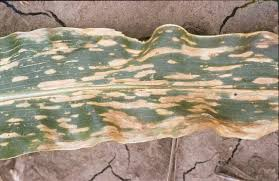
#> input picture test_samples/sample_corn_leaf.jfif, 279 x 181 px; its folder holds only this picture in this run
$ python -i train_all_plants_ml.py   (imports and definitions only)   (older library calls are emulated)
#> lines starting #> are read from the running program, lines starting #| are printed output that depends on the picture
import os
import sys

# [6 lines not run here, left out]

import time
import json
import random
import cv2
import numpy as np
import pandas as pd
import matplotlib.pyplot as plt
import seaborn as sns
import concurrent.futures

from skimage.feature import graycomatrix, graycoprops, local_binary_pattern
from sklearn.model_selection import train_test_split
from sklearn.preprocessing import StandardScaler, LabelEncoder
from sklearn.ensemble import RandomForestClassifier
from sklearn.metrics import classification_report, accuracy_score, f1_score, confusion_matrix
import joblib
import lightgbm as lgb

SEED = 42
os.environ["PYTHONHASHSEED"] = str(SEED)
# [6 lines not run here, left out]

# ==============================================================================
# 1. قراءة وفحص جميع فئات النباتات الـ 38
# ==============================================================================
data_dir = "raw/color"
# [1 line that did not run here, left out]
# [1 line not run here, left out]

class_distribution = {}
# [3 lines not run here, left out]

total_dataset_images = sum(class_distribution.values())
# [1 line not run here, left out]

# ==============================================================================
# 2. دوال استخراج السمات البصرية الفائقة
# ==============================================================================
def extract_single_image_features(image_path, target_size=(128, 128)):
#> called with image_path = 'test_samples/sample_corn_leaf.jfif', target_size = (128, 128)
    try:
        img = cv2.imread(image_path)
#> img is the input picture: shape (181, 279, 3); mean B, G, R 127, 145.6, 159.7
        if img is None:
            return None
        img = cv2.resize(img, target_size)
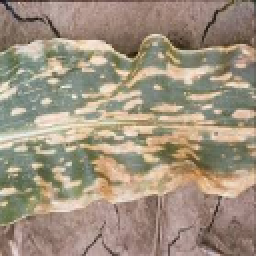
#> img: shape (128, 128, 3) (shown 2 times larger); mean B, G, R 126.7, 145.3, 159.4
        gray = cv2.cvtColor(img, cv2.COLOR_BGR2GRAY)
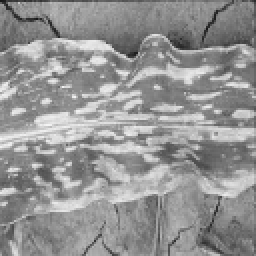
#> gray: shape (128, 128) (shown 2 times larger); min 22, max 245, mean 147.4

        # 1. ألوان HSV (الاصفرار والبقع)
        hsv = cv2.cvtColor(img, cv2.COLOR_BGR2HSV)
#> hsv: shape (128, 128, 3); mean H, S, V 21.5, 55.6, 161.2
        hist_hsv = cv2.calcHist([hsv], [0, 1, 2], None, (8, 8, 8), [0, 180, 0, 256, 0, 256])
        cv2.normalize(hist_hsv, hist_hsv)
        mean_bgr = cv2.mean(img)[:3]
#> mean_bgr = (126.7, 145.3, 159.4)
        f_color = np.hstack([hist_hsv.flatten(), mean_bgr])
#> f_color = 515 values, max 159.4 at index 514, min 0 at index 0, mean 0.846

        # 2. ملمس GLCM
        glcm = graycomatrix(gray, distances=[1, 3], angles=[0, np.pi/4, np.pi/2], levels=256, symmetric=True, normed=True)
        f_glcm = [
            graycoprops(glcm, 'contrast').mean(),
            graycoprops(glcm, 'dissimilarity').mean(),
            graycoprops(glcm, 'homogeneity').mean(),
            graycoprops(glcm, 'energy').mean(),
            graycoprops(glcm, 'correlation').mean()
        ]
#> f_glcm = [967.9, 21.06, 0.0732, 0.0129, 0.626]

        # 3. أنماط LBP
        lbp = local_binary_pattern(gray, 24, 3, method="uniform")
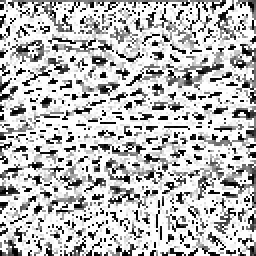
#> lbp: shape (128, 128) float64 (shown 2 times larger); min 0, max 25, mean 18.4; drawn with min black and max white
        (hist_lbp, _) = np.histogram(lbp.ravel(), bins=np.arange(0, 27), range=(0, 26))
#> hist_lbp = 26 values, max 8359 at index 25, min 147 at index 18, mean 630.2
        hist_lbp = hist_lbp.astype("float")
        hist_lbp /= (hist_lbp.sum() + 1e-7)
#> hist_lbp = 26 values, max 0.51 at index 25, min 0.00897 at index 18, mean 0.0385

        return np.hstack([f_color, f_glcm, hist_lbp])
    except Exception:
        return None

# ==============================================================================
# 3. التحميل المتوازي والتخزين المؤقت (Parallel Extraction & Caching)
# ==============================================================================
cache_file = "all_plants_features_cache.npz"
SAMPLES_PER_CLASS = 100  # 100 صورة لكل فئة = 3800 صورة ممثلة ومتوازنة للـ 38 فئة

# [41 lines not run here, left out]

# ==============================================================================
# 4. ترميز الفئات والتقسيم الطبقي (70% Train, 15% Val, 15% Test)
# ==============================================================================
le = LabelEncoder()
# [1 line that did not run here, left out]

# [1 line that did not run here, left out]
# [1 line that did not run here, left out]
# [1 line that did not run here, left out]

# [1 line that did not run here, left out]
# [1 line that did not run here, left out]
# [1 line that did not run here, left out]

# [4 lines not run here, left out]

scaler = StandardScaler()
# [1 line that did not run here, left out]
# [1 line that did not run here, left out]
# [1 line that did not run here, left out]

# ==============================================================================
# 5. تدريب النموذج الشامل (LightGBM على 38 فئة)
# ==============================================================================
# [1 line not run here, left out]
t_train = time.time()
# [10 lines that did not run here, left out]
# [2 lines not run here, left out]

# التحقق (Validation)
# [1 line that did not run here, left out]
# [1 line that did not run here, left out]
# [1 line that did not run here, left out]
# [2 lines not run here, left out]

# الاختبار النهائي (Unseen Test Set)
# [1 line that did not run here, left out]
# [1 line that did not run here, left out]
# [1 line that did not run here, left out]
# [5 lines not run here, left out]

# ==============================================================================
# 6. حفظ النموذج الشامل وقاموس الفئات الـ 38
# ==============================================================================
out_dir = "saved_models"
# [1 line not run here, left out]

# قاموس الفئات
# [1 line that did not run here, left out]
# [6 lines not run here, left out]

>>> result = extract_single_image_features('test_samples/sample_corn_leaf.jfif')
#> result = 546 values, max 967.9 at index 515, min 0 at index 0, mean 2.61
